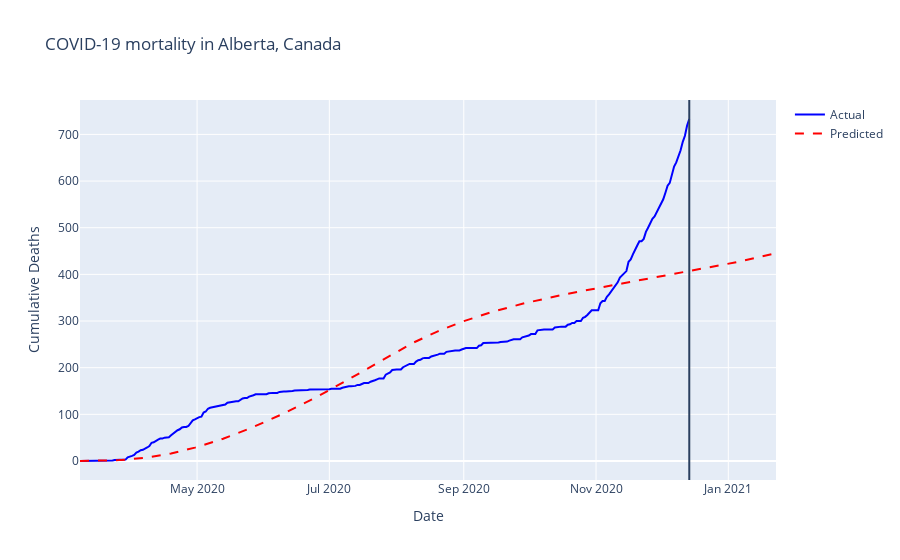

The code cell stored with this chart in its notebook:
### Code cell
# Plot forecasts for all provinces
for province in provinces:
    mortality_pred = mortality_pred_provinces.query("province == @province")

    # Plot results for cumulative deaths
    plot_predictions(
        mortality_pred,
        y="cumulative_deaths",
        y_label="Cumulative Deaths",
        title=f"COVID-19 mortality in {province}, Canada",
        height=600,
    )

    # Plot results for daily deaths
    plot_predictions(
        mortality_pred,
        y="deaths",
        y_label="Daily Deaths",
        title=f"COVID-19 mortality in {province}, Canada",
        height=600,
    )

### Figure 1 — Plotly figure (JSON) as saved in the notebook; plotly's stock layout.template omitted (floating-point values rounded to 4 significant figures; data arrays with more than 128 entries replaced by an {"elided": "..."} marker saying what was removed)
{"data": [{"marker": {"color": "blue"}, "mode": "lines", "name": "Actual", "type": "scatter", "x": {"elided": "322 str values"}, "y": {"elided": "322 int values"}}, {"line": {"dash": "dash"}, "marker": {"color": "red"}, "mode": "lines", "name": "Predicted", "type": "scatter", "x": {"elided": "322 str values"}, "y": {"elided": "322 float values"}}], "layout": {"autosize": true, "shapes": [{"type": "line", "x0": "2020-12-14", "x1": "2020-12-14", "xref": "x", "y0": 0, "y1": 1, "yref": "paper"}], "title": {"text": "COVID-19 mortality in Alberta, Canada"}, "xaxis": {"autorange": true, "range": ["2020-03-08", "2021-01-23"], "title": {"text": "Date"}, "type": "date"}, "yaxis": {"autorange": true, "range": [-40.72, 773.7], "title": {"text": "Cumulative Deaths"}, "type": "linear"}}}
